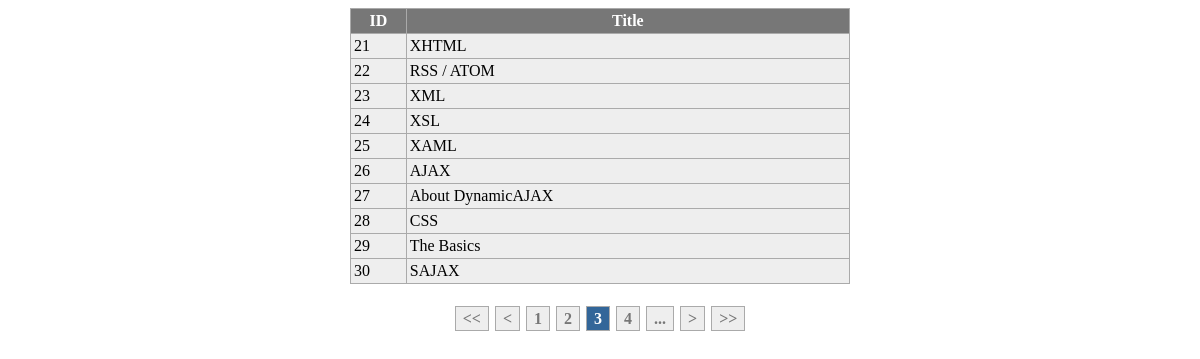
Screenshot of /sample3.php?page=3 with the database file from the repository.
### tables this page shows
CREATE TABLE IF NOT EXISTS `sample` (
  `id` int(11) NOT NULL auto_increment,
  `title` varchar(255) default NULL,
  PRIMARY KEY  (`id`)
);

### sample3.php (the view, shortened to what this page needs)
<!DOCTYPE HTML PUBLIC "-//W3C//DTD XHTML 1.0 Strict//EN" "http://www.w3.org/TR/xhtml1/DTD/xhtml1-strict.dtd" >
<html>
<head>
	<link rel="stylesheet" type="text/css" href="css/styles.css" />
</head>
<body>
<?php
include("nicePaging.php");
include("config.php");
$con=mysql_connect($host, $user, $password);
$paging=new nicePaging($con);
echo '<table border="0" cellspacing="1" cellpadding="3" width="500" align="center" class="table">';
	echo '<tr class="header"><th width="50">ID</th><th width="450">Title</th></tr>';
	$rowsPerPage=10;
	$result=$paging->pagerQuery("SELECT id, title FROM sample", $rowsPerPage);
	while($data=mysql_fetch_assoc($result)){
		echo '<tr class="row"><td>'.$data['id'].'</td><td>'.$data['title'].'</td></tr>';
	}
echo '<table>';
$link="sample3.php";
$paging->setMaxPages(4);
echo $paging->createPaging($link);
?>
</body>
</html>

### css/styles.css (style rules this page uses)
table.table { background-color:#aaa; }
table .header { background-color:#777; color:#fff; font-weight:bold; }
table .row { background-color:#eee; }

### rows the page displays
sample: id "21", title "XHTML"
sample: id "22", title "RSS / ATOM"
sample: id "23", title "XML"
sample: id "24", title "XSL"
sample: id "25", title "XAML"
sample: id "26", title "AJAX"
sample: id "27", title "About DynamicAJAX"
sample: id "28", title "CSS"
sample: id "29", title "The Basics"
sample: id "30", title "SAJAX"
